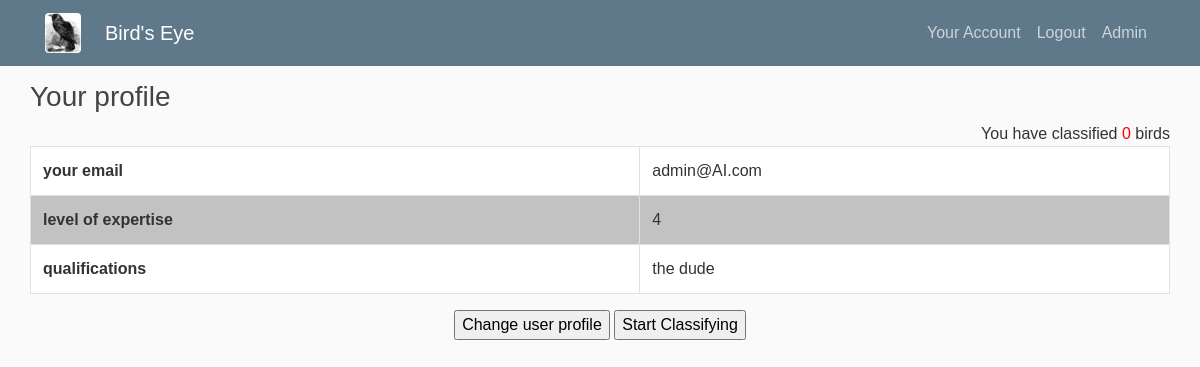
/user/1 (signed in), run on the app's committed database.
### classifier/models.py (models this page shows, shortened)
class User(db.Model, UserMixin):
    id = db.Column(db.Integer, primary_key=True)
    email = db.Column(db.String(100), nullable=False, unique=True)
    qualifications = db.Column(db.String(1000), nullable=False)
    expertise = db.Column(db.String(2), nullable=False, default=0)
    date_created = db.Column(db.DateTime, default=datetime.utcnow)
    password = db.Column(db.String(100), )
    images = db.relationship("Image", secondary="classifications", lazy='subquery',
                             backref=db.backref("users", lazy=True))

### classifier/users/routes.py (the view)
@users.route("/user/<int:id>")
@login_required
def user_page(id):
    user = User.query.filter(User.id==id).first()
    num = len(user.images)
    arg_dict={
        "number_classified":num,
        "user":user,
        "id":id,
        "title":"User Page" }
    return render_template("user_page.html", data=arg_dict)

### classifier/models.py (called while the page is built)
@login_manager.user_loader
def load_user(user_id):
    return User.query.get(int(user_id))

### classifier/templates/user_page.html
{% extends "base-template.html" %}
{% block main_content %}
<div>
  <div>
    <h3 class="mr-4">Your profile</h3><span class="float-right">You have classified <span style="color:red">{{ data['number_classified'] }}</span> birds</span>
  </div>
  <div>
    <table class="table table-bordered">
      <tr>
        <th>your email</th>
        <td>{{ data['user'].email }}</td>
      </tr>
      <tr>
        <th>level of expertise</th>
        <td>{{ data['user'].expertise }}</td>
      </tr>
      <tr>
        <th>qualifications</th>
        <td>{{ data['user'].qualifications }}</td>
      </tr>
    </table>
  </div>
    <div class="text-center">
    <a href="{{data['id']}}/edit"><input type="submit" value="Change user profile"></a>
    <a href="{{ url_for('admin.classify', id= data['id'], count=0) }}"><input type="submit" value="Start Classifying"></a>
  </div>
</div>
{% endblock %}

### classifier/static/main2.css (style rules this page uses)
body { background: #fafafa; font-family: arial; color: #333333; margin-top: 5rem; }
h1, h2, h3, h4, h5, h6 { color: #444444; }
table { #width:100%; }
th, td { text-align:left; padding-left:10px; padding-right:10px; }
tr:nth-child(even) { background-color:#c2c2c2; }
tr:nth-child(odd) { background-color:hsl(0, 100%, 100%); }

### data on the page
User: user.email "admin@AI.com", user.expertise "4", user.qualifications "the dude"

### other printed values
{{ data['number_classified'] }} "0"
